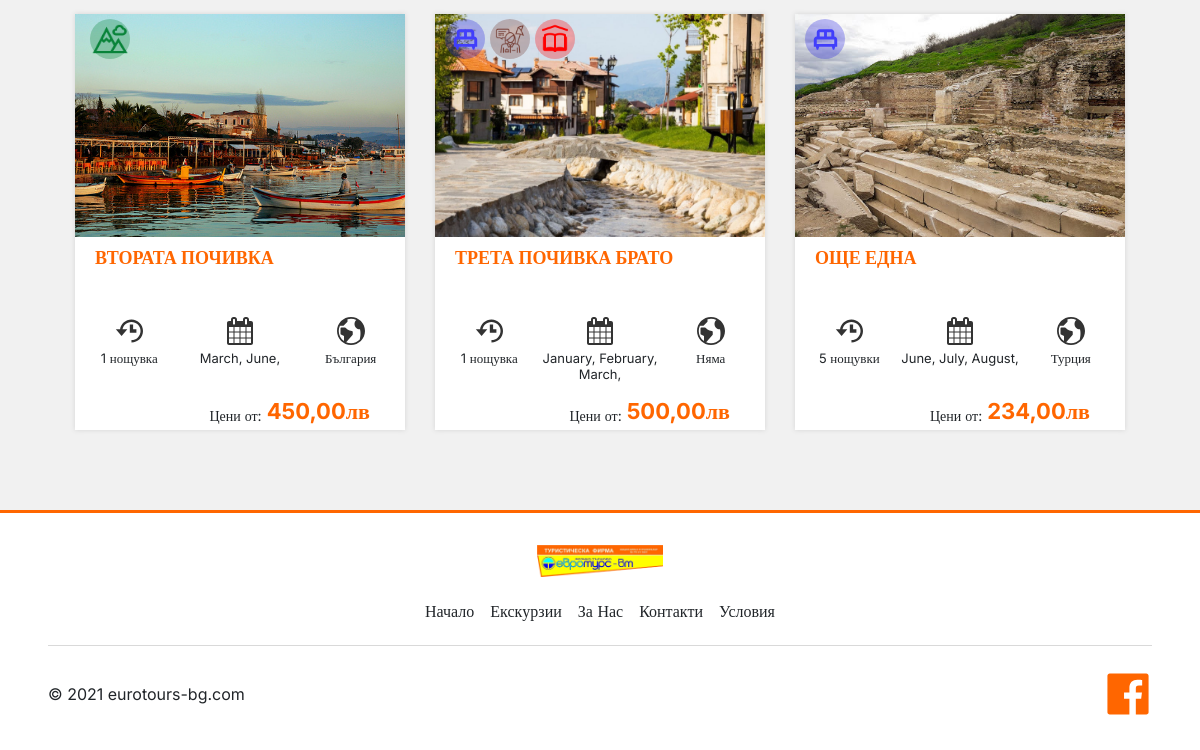
Page /trips/ (lower part) on the earlier database version.
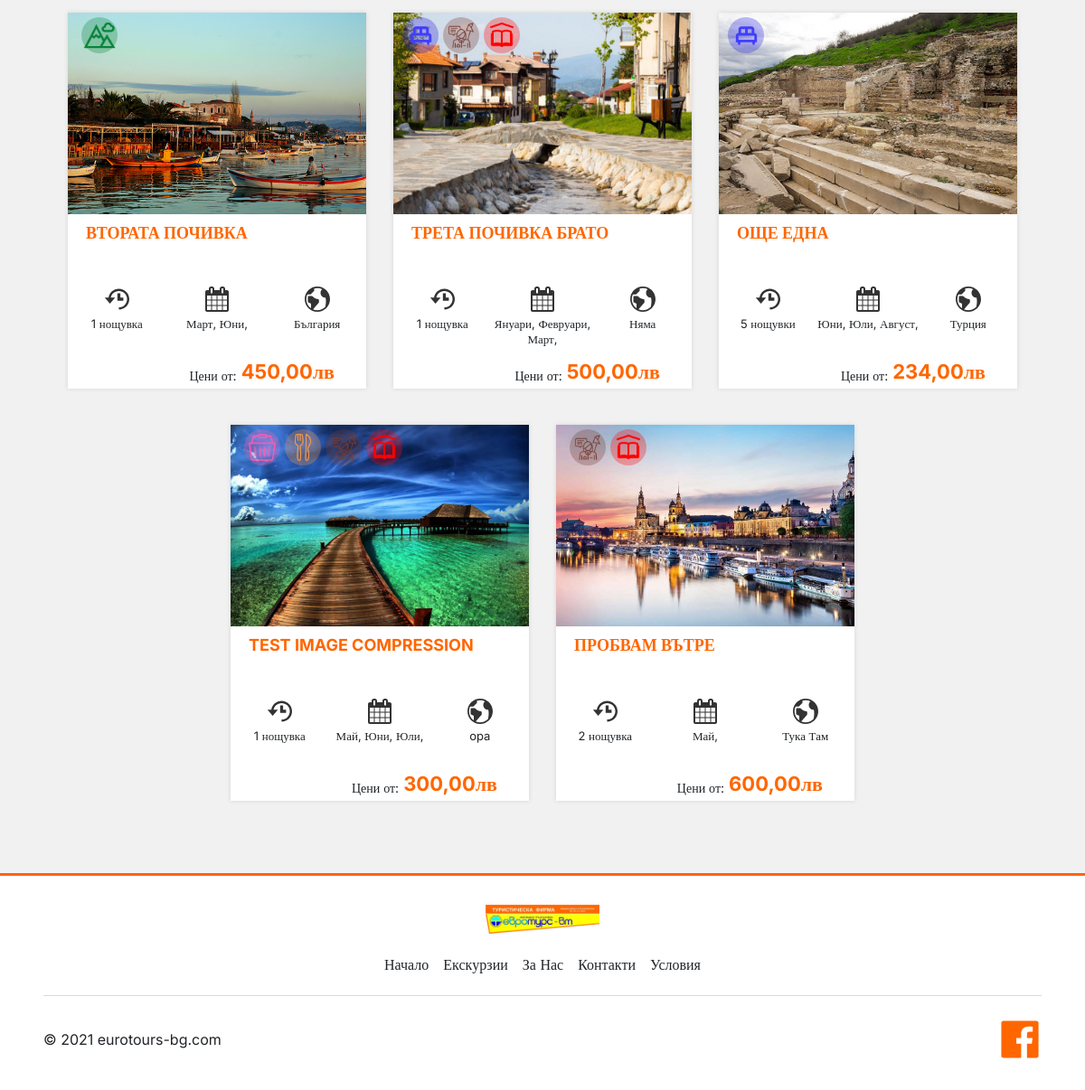
Same page on the later database version.
### trips/models.py (models this page shows, shortened)
class Trip(models.Model):
    top_offer = models.BooleanField(default=False)
    name = models.CharField(max_length=200)
    main_image = models.ImageField(upload_to='main_images/')
    category = models.ManyToManyField(Category, blank=True)
    price = models.DecimalField(decimal_places=2, max_digits=5)
    duration = models.CharField(max_length=50, default="1 нощувка")
    country = models.CharField(max_length=50)
    months = models.ManyToManyField(Month)
    text = tinymce_models.HTMLField()

class Month(models.Model):
    name = models.CharField(max_length=20)
    def __str__(self):
        return self.name

### trips/views.py (the view)
# urls.py: path('', include('trips.urls')),
def trips(request):
    all_trips = Trip.objects.all()
    context = {'all_trips': all_trips}
    return render(request, '../templates/trips.html', context)

### trips/templatetags/filters.py (called while the page is built)
@register.filter
def category_in(category_id, category_list):
    return category_list.filter(id=category_id).exists()

### templates/trips.html (shortened to what the changed rows need)
{% load static %}
{% load filters %}
<!DOCTYPE html>
<html lang="en">
   <head>
      <link rel="stylesheet" href="https://cdn.jsdelivr.net/npm/bootstrap@4.0.0/dist/css/bootstrap.min.css">
      <link rel="stylesheet" href="https://cdn.jsdelivr.net/npm/bootstrap-icons@1.8.3/font/bootstrap-icons.css">
      <link rel="stylesheet" type="text/css" href="{% static 'style.css' %}">
      <link rel="stylesheet" type="text/css" href="{% static 'trips.css' %}">
   </head>
   <body>
      <div>
         <link href="./trips.css" rel="stylesheet" />
         <div class="trips-container">
            <div class="trips-container029" style="padding: 10px">
            {% if all_trips %}
               {% for trip in all_trips %}
               <a class=".reset-a" href="trip-detail.html">
                  <div class="home-container05">
                     <div class="home-container06">
                        {% if 1|category_in:trip.category.all %}
                        <div title="С Нощувка"  class="home-container07">
                           <svg viewBox="0 0 1024 1024" class="home-icon10">
                              <path
                                 d="M256 512v128h512v-128h-512zM342 298v128h128v-128h-128zM682 426v-128h-128v128h128zM854 512v214h-58l-28 84h-42l-28-84h-370l-30 84h-42l-28-84h-58v-214q0-34 26-60t60-26v-128q0-34 26-59t60-25h340q34 0 60 25t26 59v128q34 0 60 26t26 60z"
                                 ></path>
                           </svg>
                        </div>
                        {% endif %}
                        {% if 2|category_in:trip.category.all %}
                        <div title="Пазаруване" class="shopping" style="width: 40px; height: 40px; display: flex; align-items: center;
                           margin-left: 5px; border-radius: var(--dl-radius-radius-round); flex-direction: column;
                           justify-content: center; background-color: rgba(240, 101, 172, 0.3);">
                           <img alt="image" src="{% static 'images/icons8-basket-64-200h.png' %}" class="home-image03"/>
                        </div>
                        {% endif %}
                        {% if 3|category_in:trip.category.all %}
                        <div title="Включена Храна" class="home-container08">
                           <img alt="image" src="{% static 'images/icons8-restaurant-100-200h.png' %}" class="home-image03"/>
                        </div>
                        {% endif %}
                        {% if 4|category_in:trip.category.all %}
                        <div title="Екскурзия" class="home-container09">
                           <img alt="image" src="{% static 'images/icons8-guide-100.png' %}" class="home-image04"/>
                        </div>
                        {% endif %}
                        {% if 5|category_in:trip.category.all %}
                        <div title="За Ученици" class="school" style="width: 40px; height: 40px; display: flex; align-items: center;
                           margin-left: 5px; border-radius: var(--dl-radius-radius-round); flex-direction: column;
                           justify-content: center; background-color: rgba(255, 0, 0, 0.3);">
                           <img alt="image" src="{% static 'images/icons8-school-90-200h.png' %}" class="home-image03"/>
                        </div>
                        {% endif %}
                        {% if 7|category_in:trip.category.all %}
                        <div title="Природа" class="nature" style="width: 40px; height: 40px; display: flex; align-items: center;
                           margin-left: 5px; border-radius: var(--dl-radius-radius-round); flex-direction: column;
                           justify-content: center; background-color: rgba(8, 131, 56, 0.3);">
                           <img alt="image" src="{% static 'images/icons8-ski-resort-96-200h.png' %}" class="home-image04"/>
                        </div>
                        {% endif %}
                     </div>
                     <img alt="image" src="{{ trip.main_image.url }}" class="home-image05"/>
                     <div class="home-container10">
                        <span class="home-text07">
                        <span>
                        {{ trip.name | upper }}
                        </span>
                        </span>
                     </div>
                     <div class="home-container11">
                        <div class="home-container12">
                           <span class="home-text09">{{ trip.duration }}</span>
                        </div>
                        <div class="home-container13">
                           <span class="home-text10">
                           {% for month in trip.months.all %}
                           {{ month }},
                           {% endfor %}
                           </span>
                        </div>
                        <div class="home-container14">
                           <span class="home-text11"><span>{{ trip.country }}</span></span>
                        </div>
                     </div>
                     <div class="home-container15">
                        <span class="home-text13">Цени от:</span>
                        <span class="home-text14">{{ trip.price }}лв</span>
                     </div>
                  </div>
               </a>
               {% endfor %}
                {% else %}
                <h3 style="color: #333">Няма Намерени Екскурзии и Почивки...</h3>
            {% endif %}
            </div>
         </div>
      </div>
   </body>
</html>

Differences in the rows shown:
changed Month: name "March" → "Март"
changed Month: name "June" → "Юни"
changed Month: name "January" → "Януари"
changed Month: name "February" → "Февруари"
changed Month: name "July" → "Юли"
changed Month: name "August" → "Август"
added Trip: main_image (picture), name "TEST IMAGE COMPRESSION", duration "1 нощувка", country "opa", price "300,00", Month (name "Юни"), Month (name "Юли")
now on this page (row edited): Month: name "Май"
added Trip: main_image (picture), name "ПРОБВАМ ВЪТРЕ", duration "2 нощувка", country "Тука Там", price "600,00"
